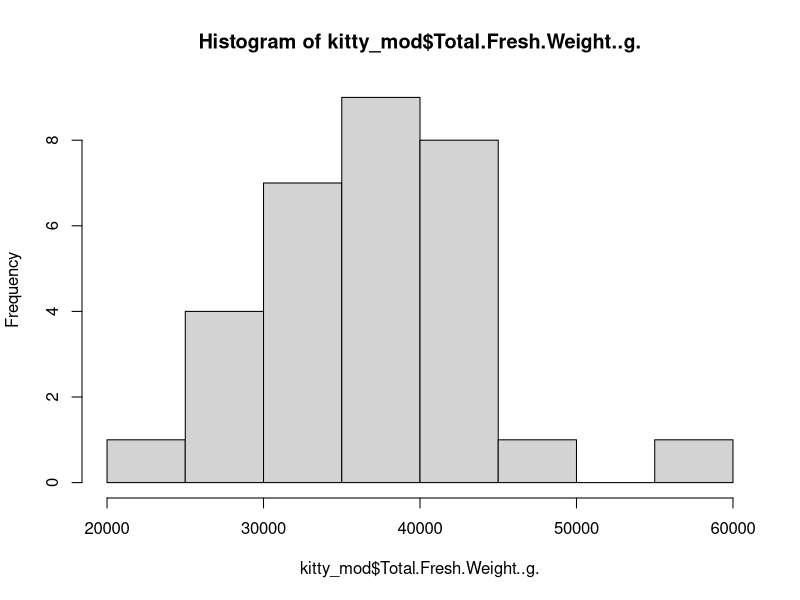
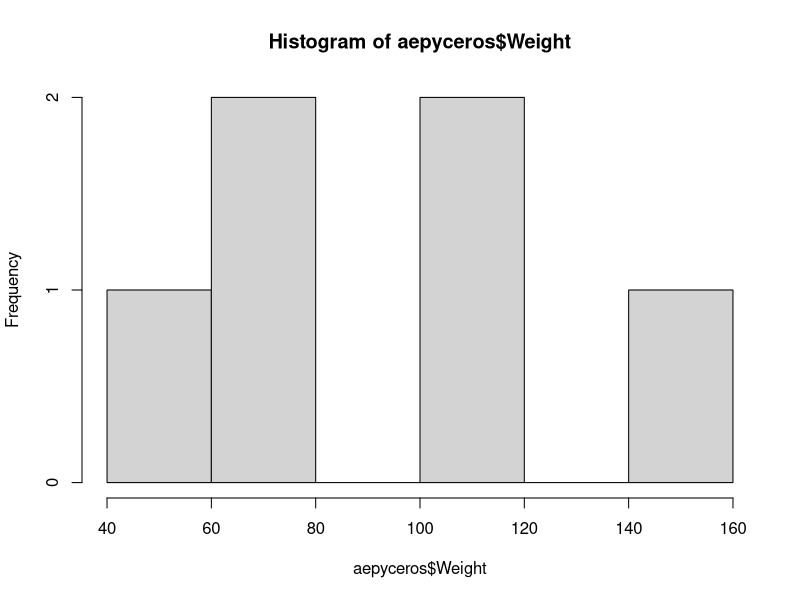
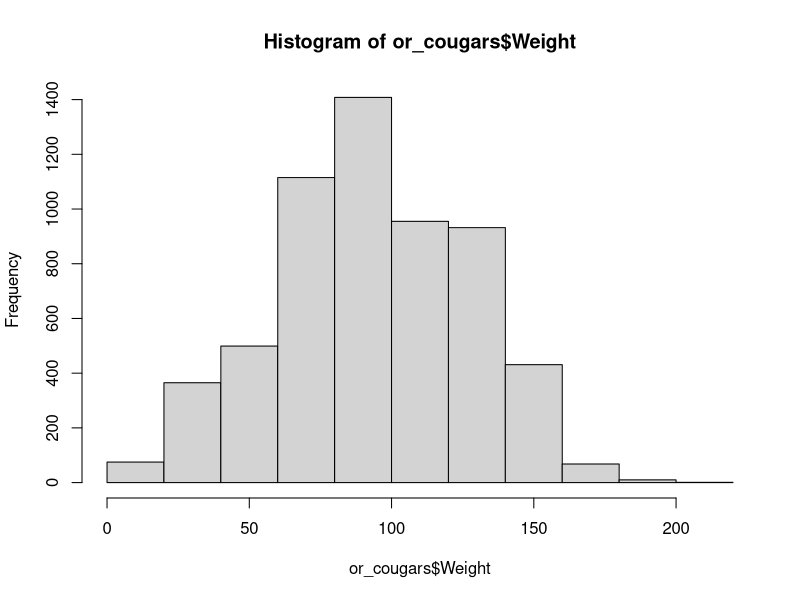

The R source for these figures, in order: (Note: this script raises an error after producing the figures.)
kitty_zoo <- read.csv("MayaDeerMetrics_Cantryll_Emeryedits.csv", header = TRUE)
kitty_mod <- read.csv("EAP Florida Modern Deer Measurements_FORFUTRES_1_23_2020.csv", header = TRUE)
aepyceros <- read.csv("Extant Aepyceros database_updated 11_2016.csv", header = TRUE)
or_cougars <- read.csv("1987-2019 Cougar Weight-Length Public Request.csv", header = TRUE)
ray_horse <- read.csv("00_ExtantEquus_9_22_2019.csv", header = TRUE)
helena_horse <- read.csv("Horse data_Helena.csv", header = TRUE)
spermophilus <- read.csv("biogeo.csv", header = TRUE)
vert_deer <- read.csv("ODOVIRGCLEAN.csv", header = TRUE)

hist(kitty_mod$Total.Fresh.Weight..g.)
hist(aepyceros$Weight)
hist(or_cougars$Weight) #in lbs
hist(spermophilus$body.mass.g)
hist(log10(vert_deer$X1st_body_mass))

plot(kitty_mod$Weight.of.viscera..g. ~ kitty_mod$Total.Fresh.Weight..g.)
plot(kitty_mod$Total.bone.weight..g. ~ kitty_mod$Total.Fresh.Weight..g.)
plot(kitty_mod$Skin.weight..g. ~ kitty_mod$Total.Fresh.Weight..g.)
